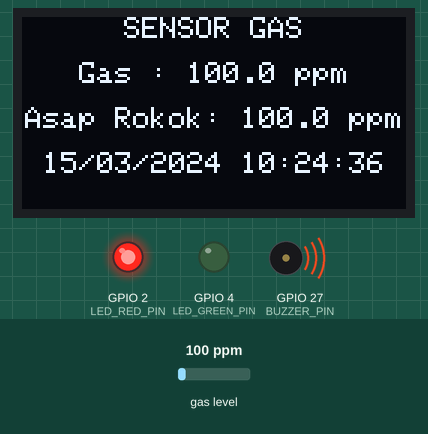
Simulated run of this sketch. Board: ESP32. On the bench: 128×64 one-colour display, output pins drawn as LEDs (lit = HIGH), buzzer (waves = sounding, pin HIGH). Inputs (shaded band) come from the test bench; at power-on: gas level 100 ppm. The local clock reads 2024-03-15 10:24:30 at power-on unless the sketch sets it; storage starts empty; what the sketch prints to the serial monitor is not drawn.

Above: at 7.0 s.
7.1 s: gas level set to 32 ppm
At 8.3 s:
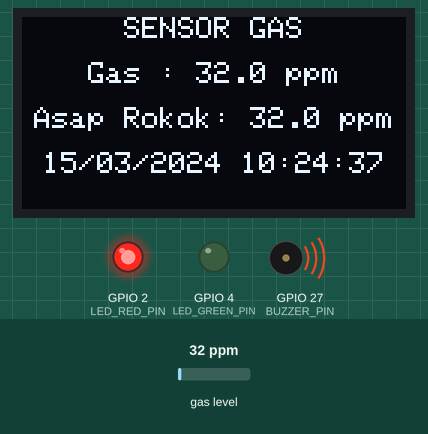
10.1 s: gas level set to 27 ppm
At 11.5 s:
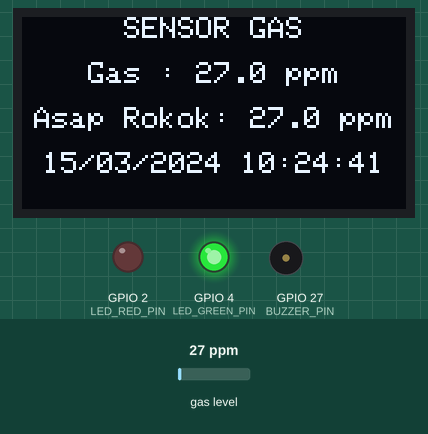
13.1 s: gas level set to 20 ppm
At 13.9 s:
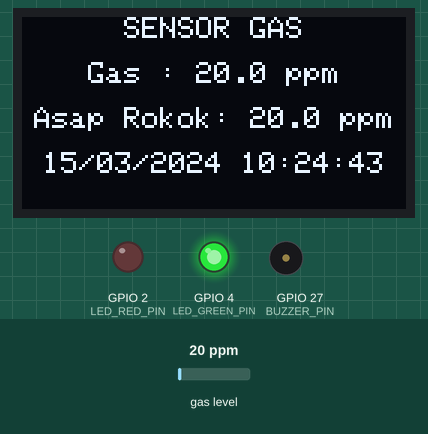
Timing chart, 0 to 16.1 s (numbered marks = the images above; inputs shaded):
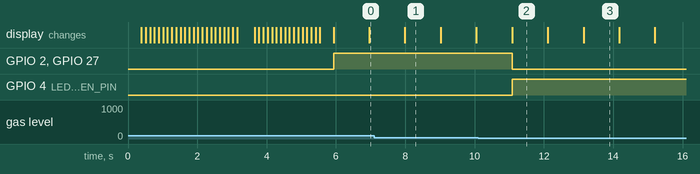

The sketch:

DATA_LOGGER_SENSOR_MQ2_CYBER_JONHSON.ino
```cpp
 #include <Wire.h>
#include <RTClib.h>
#include <SD.h>
#include <SPI.h>
#include <Adafruit_SSD1306.h>
#include <Adafruit_GFX.h>
#include <MQUnifiedsensor.h>
#include "variabel.h"
// Konfigurasi SD Card
File logFile;
// Konfigurasi RTC
RTC_DS3231 rtc;
// Konfigurasi Oled
Adafruit_SSD1306 display(SCREEN_WIDTH, SCREEN_HEIGHT, &Wire, OLED_RESET);

MQUnifiedsensor MQ2("ESP32", Voltage_Resolution, ADC_Bit_Resolution, Pin, Type);

char timeString[20] = "";

float bacaGas(float a, float b) {
  MQ2.setA(a);
  MQ2.setB(b);
  MQ2.update();
  return MQ2.readSensor();
}
float gasKorek;
float gasAsapRokok;

void setup() {

  // Inisialisasi komunikasi serial
  Serial.begin(9600);
  while (!Serial) { ; }
  inisialisasi();
  display.clearDisplay();
  // Menampilkan semua bitmap satu per satu, tanpa mengulang
  logo();
}

void loop() {
  // Membaca data dari sensor gas
  sensorGas();
  // Membaca waktu dari RTC
  ambilWaktu();
    // Menulis data ke file SD
    simpanData();
  // Menampilkan informasi ke OLED
  display.clearDisplay();
  // Menampilkan judul "SENSOR GAS" di tengah layar
 tampilkanData();
  // Mengontrol LED dan buzzer
  if (gasKorek > 30.0 || gasAsapRokok > 60.0) {
    // Jika gas terdeteksi
    digitalWrite(LED_RED_PIN, HIGH);   // Nyalakan LED merah
    digitalWrite(LED_GREEN_PIN, LOW);  // Matikan LED hijau
    digitalWrite(BUZZER_PIN, HIGH);    // Nyalakan buzzer
  } else {
    // Jika gas tidak terdeteksi
    digitalWrite(LED_RED_PIN, LOW);     // Matikan LED merah
    digitalWrite(LED_GREEN_PIN, HIGH);  // Nyalakan LED hijau
    digitalWrite(BUZZER_PIN, LOW);      // Matikan buzzer
  }

  // Tunggu 1 detik sebelum membaca lagi
  delay(1000);
}
```

LOGO.ino
```cpp
void logo(){
for (int i = 0; i < 46; i++) {
    Serial.print("Menampilkan bitmap ke-");
    Serial.println(i);
    display.clearDisplay(); // Membersihkan layar sebelum menggambar
    display.drawBitmap(0, 0, myBitmapallArray[i], 128, 64, SSD1306_WHITE);
    display.display();
    delay(100);
}
}
```

inisialisasi.ino
```cpp
#include "variabel.h"
void inisialisasi () {
  // Inisialisasi LED dan buzzer
    pinMode(LED_RED_PIN, OUTPUT);
  pinMode(LED_GREEN_PIN, OUTPUT );
  pinMode(BUZZER_PIN, OUTPUT);

  // Inisialisasi kartu SD
  Serial.print("Menginisialisasi kartu SD...");
  if (!SD.begin(SD_CS_PIN)) {
    Serial.println("Inisialisasi kartu SD gagal!");
    while (1);
  }
  Serial.println("Kartu SD berhasil diinisialisasi.");

  // Membuat atau membuka file log
  logFile = SD.open("/data_log.txt", FILE_APPEND);
  if (logFile) {
    logFile.println("Waktu, Nilai Gas"); // Header file
    logFile.close();
    Serial.println("File log berhasil dibuat/dibuka.");
  } else {
    Serial.println("Gagal membuka file log.");
  }

  //inisialisasi rtc
  if (!rtc.begin()) {
    Serial.println("RTC tidak terdeteksi!");
    while (1);
  }
  if (rtc.lostPower()) {
    Serial.println("RTC kehilangan daya, mengatur ulang waktu.");
    rtc.adjust(DateTime(F(__DATE__), F(__TIME__)));
  }

  // Inisialisasi OLED
  if (!display.begin(SSD1306_SWITCHCAPVCC, 0x3C)) { // Pastikan alamat I2C sesuai
    Serial.println(F("OLED tidak terdeteksi!"));
    while (1);
  }
  display.clearDisplay();
  display.setTextSize(1);
  display.setTextColor(SSD1306_WHITE);

MQ2.setRegressionMethod(1); //_PPM =  a*ratio^b
  MQ2.init();

  Serial.print("Kalibrasi, harap tunggu");
  float calcR0 = 0;
  for (int i = 1; i <= 10; i++) {
    MQ2.update(); // Update data, baca tegangan dari pin analog
    calcR0 += MQ2.calibrate(RatioMQ2CleanAir);
    Serial.print(".");
  }
  MQ2.setR0(calcR0 / 10);
  Serial.println(" Selesai!");

  if (isinf(calcR0)) {
    Serial.println("Peringatan: Koneksi bermasalah, R0 tidak terdefinisi. Periksa wiring!");
    while (1);
  }
  if (calcR0 == 0) {
    Serial.println("Peringatan: Koneksi bermasalah, R0 = 0. Periksa wiring!");
    while (1);
  }
}
```

sensor.ino
```cpp
#include "variabel.h"
void sensorGas() {
  gasKorek = bacaGas(1056.3, -2.467);
  gasAsapRokok = bacaGas(3616.1, -2.675);
}
```

simpandata.ino
```cpp
#include "variabel.h"
#include <RTClib.h>
#include <SD.h>

// Variabel global
DateTime lastLogDate; // Untuk mencatat tanggal terakhir log

void simpanData() {
    // Perbarui data sensor dan waktu
    sensorGas();
    ambilWaktu();

    // Waktu sekarang dalam milidetik
    unsigned long currentTime = millis();

    // Dapatkan waktu sekarang dari RTC
    DateTime now = rtc.now();

    // Periksa apakah sudah hari baru
    if (!lastLogDate.isValid() || now.day() != lastLogDate.day()) {
        // Tulis pembatas ke file log
        logFile = SD.open("/DataGas_log.txt", FILE_APPEND);
        if (logFile) {
            logFile.println(); // Baris kosong untuk pemisah
            logFile.println("===== LOG BARU =====");
            logFile.print("Tanggal: ");
            logFile.println(now.timestamp(DateTime::TIMESTAMP_DATE));
            logFile.close();
        }
        lastLogDate = now; // Perbarui tanggal terakhir log
    }

    // Periksa apakah sudah lebih dari 10 menit sejak log terakhir
    if (currentTime - lastLogTime >= logInterval) {
        // Perbarui waktu terakhir data disimpan
        lastLogTime = currentTime;

        // Simpan data ke SD card
        logFile = SD.open("/DataGas_log.txt", FILE_APPEND);
        if (logFile) {
            // Format penyimpanan: Waktu, LPG, AsapRokok
            logFile.print(now.timestamp(DateTime::TIMESTAMP_DATE));
            logFile.print(" ");
            logFile.print(now.timestamp(DateTime::TIMESTAMP_TIME));
            logFile.print(", ");
            logFile.print("LPG=");
            logFile.print(gasKorek);
            logFile.print(", ");
            logFile.print("AsapRokok=");
            logFile.println(gasAsapRokok);
            logFile.close();

            // Serial monitor output
            Serial.print("Data disimpan: ");
            Serial.print(now.timestamp(DateTime::TIMESTAMP_DATE));
            Serial.print(" ");
            Serial.print(now.timestamp(DateTime::TIMESTAMP_TIME));
            Serial.print(", LPG=");
            Serial.print(gasKorek);
            Serial.print(", AsapRokok=");
            Serial.println(gasAsapRokok);
        } else {
            Serial.println("Gagal membuka file untuk menulis.");
        }
    }
}
```

tampildata.ino
```cpp
#include "variabel.h"

 void tampilkanData(){
  sensorGas();
 int16_t x1, y1;
  uint16_t width, height;

  display.clearDisplay();  // Hapus layar sebelum menampilkan data

  display.setTextSize(1);  // Ukuran font 1
  display.setTextColor(SSD1306_WHITE);  // Warna teks putih

  // Menampilkan "SENSOR GAS" di tengah layar
  display.getTextBounds("SENSOR GAS", 0, 0, &x1, &y1, &width, &height);
  display.setCursor((SCREEN_WIDTH - width) / 2, 0);
  display.println("SENSOR GAS");

  // Menampilkan nilai Gas Korek
 // Koefisien untuk gas korek
  String gasKorekString = "Gas : " + String(gasKorek, 1) + " ppm";
  display.getTextBounds(gasKorekString, 0, 0, &x1, &y1, &width, &height);
  display.fillRect(0, 15, SCREEN_WIDTH, 8, SSD1306_BLACK); // Hapus area gas korek
  display.setCursor((SCREEN_WIDTH - width) / 2, 15);
  display.println(gasKorekString);

  // Menampilkan nilai Asap Rokok
 // Koefisien untuk asap rokok
  String gasAsapRokokString = "Asap Rokok: " + String(gasAsapRokok, 1) + " ppm";
  display.getTextBounds(gasAsapRokokString, 0, 0, &x1, &y1, &width, &height);
  display.fillRect(0, 30, SCREEN_WIDTH, 8, SSD1306_BLACK); // Hapus area asap rokok
  display.setCursor((SCREEN_WIDTH - width) / 2, 30);
  display.println(gasAsapRokokString);

  // Menampilkan waktu di tengah layar
  display.getTextBounds(timeString, 0, 0, &x1, &y1, &width, &height);
  display.fillRect(0, 45, SCREEN_WIDTH, 8, SSD1306_BLACK);
  display.setCursor((SCREEN_WIDTH - width) / 2, 45);
  display.println(timeString);

  display.display();
 }
```

waktu.ino
```cpp
#include "variabel.h"
void ambilWaktu(){
   DateTime now = rtc.now();
  sprintf(timeString, "%02d/%02d/%04d %02d:%02d:%02d",
          now.day(), now.month(), now.year(),
          now.hour(), now.minute(), now.second());
}
```

Source omitted: variabel.h (data table, 295395 bytes)

Measured:
- the behaviour switches between 31 and 30 ppm on gas level (found by bisection; images 1 and 2)
- after the input at 10.1 s, GPIO 2 (LED_RED_PIN), GPIO 27 (BUZZER_PIN): HIGH → LOW after 0.98 s; GPIO 4 (LED_GREEN_PIN): LOW → HIGH after 0.98 s
- what the display in image 1 shows lasts 1.0 s, from 8.0 s to 9.0 s
